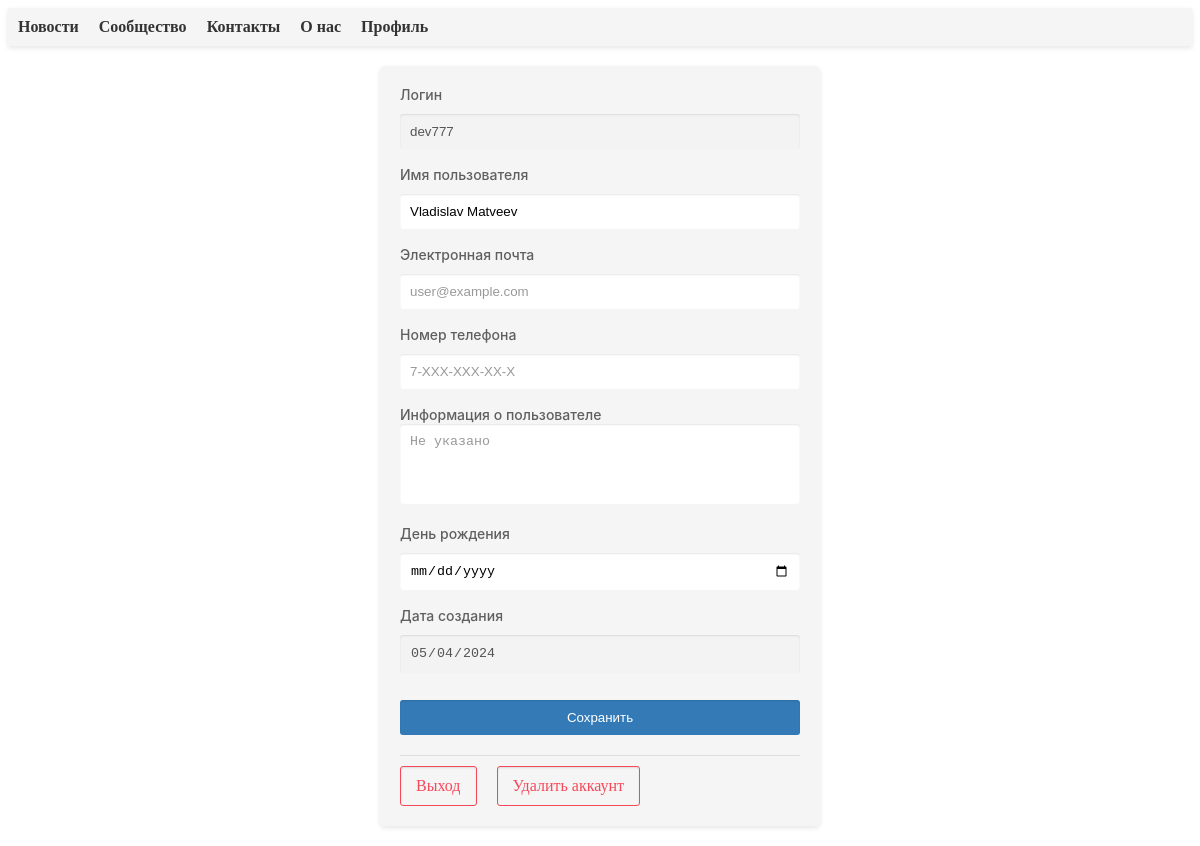
/profile (signed in), run on an earlier commit of the app's database.
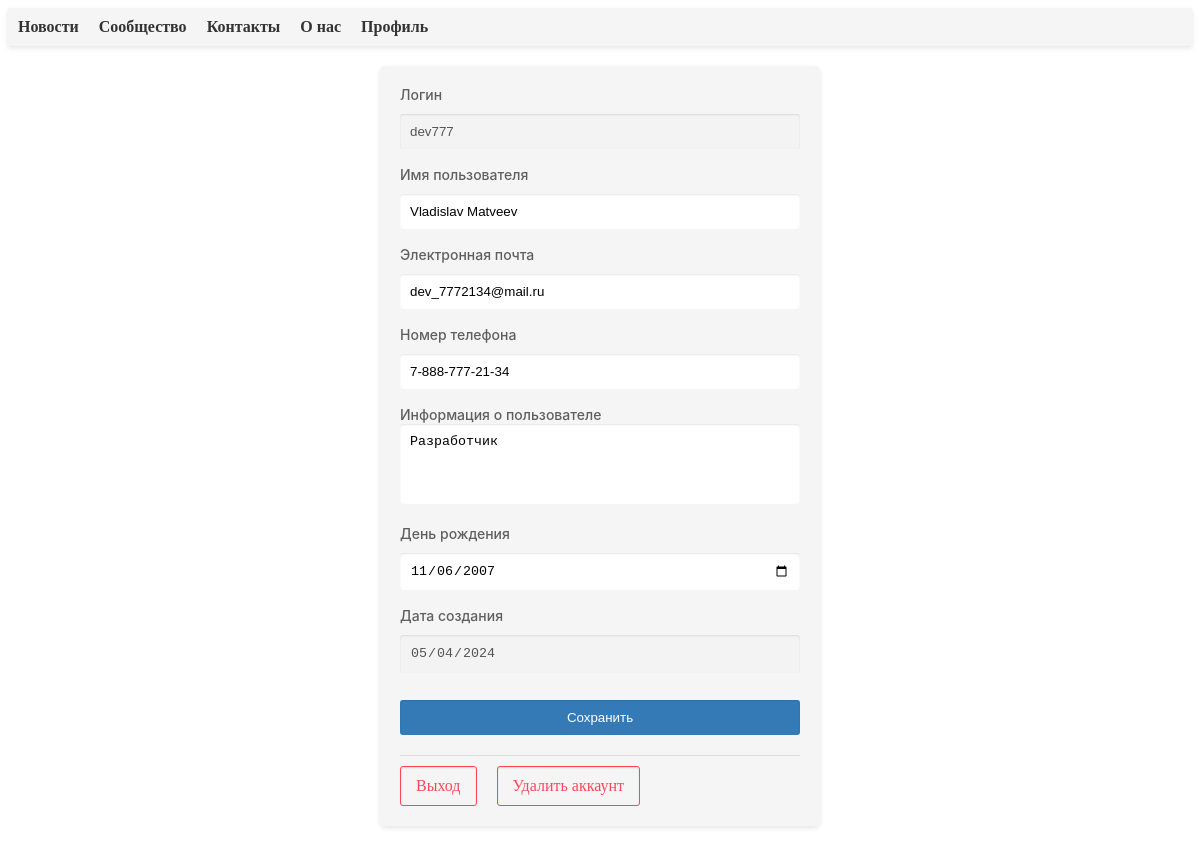
And on a later commit of the database.
### app.py (models this page shows)
class Auth(Base):
    __tablename__ = 'authorized_users'
    id = Column(Integer, primary_key=True)
    login = Column(String(32), nullable=False, unique=True)
    password = Column(String(32), nullable=False)
    user_name = Column(String(32), nullable=False)
    user_about = Column(String)
    user_birthdate = Column(String)
    date_creation = Column(String)
    user_phone = Column(String)
    user_email = Column(String)
    admin_access = Column(Boolean, default=False)
    status = Column(String, default="Пользователь")
    has_communty = Column(String, nullable=True)

### app.py (the view, shortened to what this page needs)
@app.route("/profile", methods=['GET', 'POST'])
@login_required
def profile_page():
    user_metadata = session.query(Auth).filter_by(
        id=current_user.get_id()).first()
    return render_template("profile_page.html", profile=user_metadata)

### app.py (called while the page is built)
@login_manager.user_loader
def load_user(user_id):
    return UserLogin().fromDB(user_id)

    def fromDB(self, user_id):
        self.__user = session.query(Auth).filter_by(id=user_id)
        self.__id = user_id
        return self

    def get_id(self):
        return self.__id

### templates/profile_page.html (shortened to what this page needs)
{% extends "base.html" %}
{% block style %}
<link rel="stylesheet" href="{{url_for('static', filename='css/input_style.css')}}">
<link rel="stylesheet" href="{{url_for('static', filename='css/text_area_style.css')}}">
{% endblock %}
{% block content %}
<form action="{{url_for('profile_page')}}" method="post">
    <div>
        <label for="user_login">Логин</label>
        <input type="text" name="user_login" value="{{profile.login}}" disabled required>
    </div>
    <div>
        <label for="user_name">Имя пользователя</label>
        <input type="text" name="user_name" value="{{profile.user_name}}" minlength="5" maxlength="32" required>
    </div>
    <div>
        <label for="user_e_mail">Электронная почта</label>
        <input type="email" name="user_e_mail" value="{% if profile.user_email != None %}{{profile.user_email}}{% endif %}" placeholder="user@example.com">
    </div>
    <div>
        <label for="user_phone">Номер телефона</label>
        <input type="tel" name="user_phone" pattern="[7]{1}-[0-9]{3}-[0-9]{3}-[0-9]{2}-[0-9]{2}" value="{% if profile.user_phone != None %}{{profile.user_phone}}{% endif %}" placeholder="7-XXX-XXX-XX-X">
    </div>
    <div>
        <label for="user_about">Информация о пользователе</label>
        <textarea type="textarea" name="user_about" placeholder="Не указано" rows="4" maxlength="256">{% if profile.user_about %}{{profile.user_about}}{% endif %}</textarea>
    </div>
    <div>
        <label for="user_birthdate">День рождения</label>
        <input type="date" name="user_birthdate" value="{{profile.user_birthdate}}" placeholder="Не указано">
    </div>
    <div>
        <label for="date_creation">Дата создания</label>
        <input type="date" name="date_creation" value="{{profile.date_creation}}" placeholder="Не указано" disabled>
    </div>
        <input type="submit" value="Сохранить">
    <hr>
    <btn>
        <a href="/logout" class="button">Выход</a>
        <a href="/delete" class="button">Удалить аккаунт</a>
    </btn>
</form>
{% endblock %}

### templates/base.html (shortened to what this page needs)
<!DOCTYPE html>
<html lang="ru">
<head>
    <link rel="stylesheet" href="{{url_for('static', filename='css/main.css')}}">
    {% block style %} {% endblock %}
</head>
<body>
    <header>
        <nav> <ul>
                <li><a href="/">Новости</a></li>
                <li><a href="/community">Сообщество</a></li>
                <li><a href="/contact_us">Контакты</a></li>
                <li><a href="/about_us">О нас</a></li>
                <li><a href="/profile">Профиль</a></li>
        </ul> </nav>
    </header>
    {% block content %} {% endblock %}
</body>
</html>

### static/css/main.css (style rules this page uses)
form { width: 400px; margin: 20px auto; background-color: #f5f5f5; padding: 20px; border-radius: 5px; box-shadow: 0 2px 5px rgba(0, 0, 0, 0.1); }
header { background-color: #f5f5f5; padding: 10px; box-shadow: 0 2px 5px rgba(0, 0, 0, 0.1); }
nav ul { list-style: none; margin: 0; padding: 0; display: flex; justify-content: left; }
nav li { margin-right: 20px; }
nav a { color: #333; text-decoration: none; font-weight: bold; }

### static/css/input_style.css (style rules this page uses)
input[type="text"], input[type="password"], input[type="submit"], input[type="email"], input[type="tel"], input[type="date"] { width: -webkit-fill-available; padding: 10px; margin-bottom: 10px; margin-top: 10px; border: none; border-radius: 3px; box-shadow: inset 0 1px 2px rgba(0, 0, 0, 0.1); }
input[type="submit"] { background-color: #337ab7; color: #fff; cursor: pointer; }
btn { display: flex; justify-content: flex-start; }
.button { padding: 10px 15px; color: #f74859; border: 1px solid #f74859; border-radius: 3px; background-color: #f5f5f5; box-shadow: inset 0 1px 2px rgba(0, 0, 0, 0.1); margin-right: 20px; text-decoration: none; text-align: center; cursor: pointer; }
a { color: #337ab7; text-decoration: none; }
hr { margin-top: 10px; margin-bottom: 10px; border: none; border-top: 1px solid #ddd; }
label { font-family: -apple-system, BlinkMacSystemFont, "Segoe UI", Roboto, Oxygen, Ubuntu, Cantarell, "Open Sans", "Helvetica Neue", sans-serif; text-shadow: none; font-weight: 500; font-size: 14px; color: #5f5f5f; text-decoration: none; }
div { margin-bottom: 7px }

### static/css/text_area_style.css (style rules this page uses)
textarea { width: -webkit-fill-available; padding: 10px; margin-bottom: 10px; border: none; border-radius: 3px; box-shadow: inset 0 1px 2px rgba(0, 0, 0, 0.1); resize: none; }

What changed in the data, as far as the page shows it:
changed Auth "dev777": user_e_mail (not shown) → "dev_7772134@mail.ru"; user_phone (not shown) → "7-888-777-21-34"; user_about (not shown) → "Разработчик"; user_birthdate (not shown) → "11/06/2007"
